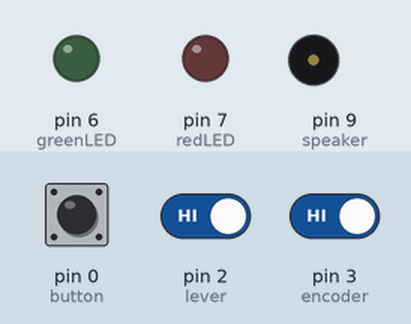
Simulated run of this sketch. Board: Arduino Uno, built with avr-gcc and run on an emulated ATmega328P. On the bench: output pins drawn as LEDs (lit = HIGH), buzzer (waves = sounding). Dashed ring = blinking. The inputs (shaded band) are chosen by the test bench; at power-on: pin 3 (encoder) HIGH, pin 0 (button) LOW, pin 2 (lever) HIGH. Random numbers use the default seed unless the sketch sets one.

Above: at 3.0 s.
3.1 s: pin 3 (encoder) driven LOW
At 4.5 s:
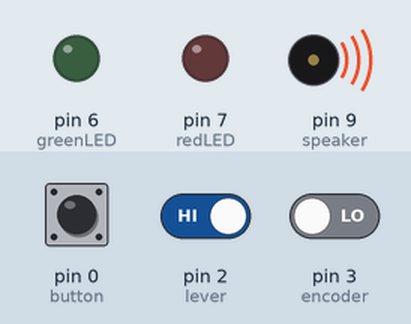
At 5.05 s:
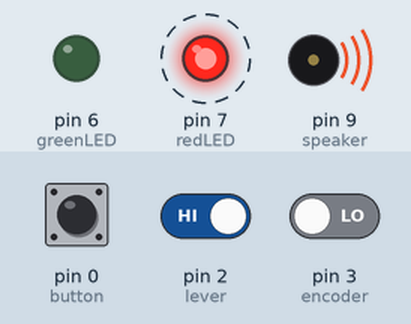
6.1 s: pin 0 (button) pulled HIGH for 3.2 s
10.8 s: pin 2 (lever) driven LOW
Timing chart, 0 to 14.2 s (numbered marks = the images above; inputs shaded):
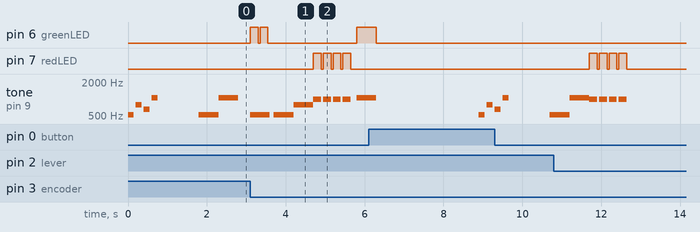

Measured:
- after the input at 3.1 s, pin 6 (greenLED): goes HIGH 0.20 s, LOW 0.05 s, HIGH 0.20 s, LOW 2.3 s, then HIGH, starting at once; pin 7 (redLED): alternates HIGH for 0.20 s and LOW for 0.05 s, starting after 1.6 s
- by itself, tone on pin 9 (speaker): plays 523 Hz for 0.15 s, 784 Hz for 0.15 s, 659 Hz for 0.15 s, 1047 Hz for 0.15 s, 523 Hz for 0.50 s, 1047 Hz for 0.50 s

The sketch:

Bop-it.ino
```cpp
// define inputs
#define button 0
#define lever 2
#define encoder 3

// define outputs
#define speaker 9
#define greenLED 6
#define redLED 7

//define constants
#define C5 523
#define E5 659
#define G5 784
#define C6 1047

#define initTime 5000

enum LEDColor {
  red,
  green
};

int startupTune[] = {
  C5,
  G5,
  E5,
  C6
};

int startupTuneSize = sizeof(startupTune) / sizeof(startupTune[0]);

int sel, score;
unsigned long timer;
bool cor, prevLeverPos;

void setup()
{

  timer = initTime;
  score = 0;

  /*** Encoder Setup ***/
  pinMode(encoder, INPUT);
  digitalWrite(encoder, HIGH); //turn pullup resistor on

  /*** Lever Setup ***/
  pinMode(lever, INPUT);
//  digitalWrite(lever, HIGH); //turn pullup resistor on
  switch(digitalRead(lever))
  {
    case HIGH:
      prevLeverPos = 1;
      break;
    case LOW:
    default:
      prevLeverPos = 0;
  }

  /*** Button Setup ***/
  pinMode(button, INPUT);
//  digitalWrite(button, LOW); //turn pulldown resistor on

  // LED setup
  pinMode(greenLED, OUTPUT);
  pinMode(redLED, OUTPUT);

  // Speaker setup
  pinMode(speaker, OUTPUT);

  playStartupTune();

  randomSeed(analogRead(5));
}

void loop()
{
  //selects which noise to play
  sel = randNoiseGen();

  switch(sel)
  {
    // Major third
    case 0:
      tone(speaker, C5, 500);
      delay(500);
      tone(speaker, E5, 500);
      delay(500);
      break;
    // Perfect fifth
    case 1:
      tone(speaker, C5, 500);
      delay(500);
      tone(speaker, G5, 500);
      delay(500);
      break;
    // Octave
    case 2:
      tone(speaker, C5, 500);
      delay(500);
      tone(speaker, C6, 500);
      delay(500);
      break;
    // Default case
    default:
      // "Error tone"
      tone(speaker, C6, 200);
      delay(210);
      tone(speaker, C6, 200);
      delay(210);
      tone(speaker, C6, 200);
      delay(210);
      return;
  }

//  delay(200);

  unsigned long startLoop = millis();
  unsigned long deltaTime = 0;

  cor = false;

  do
  {
    //if button pressed
    if(digitalRead(button) == HIGH)
    {
      cor = checkInput(sel,0);
      break;
    }
    //if lever pulled
    else if(digitalRead(lever) != prevLeverPos)
    {
      prevLeverPos = digitalRead(lever);
      cor = checkInput(sel,1);
      break;
    }
    //if scroll wheel used
    else if(digitalRead(encoder) == LOW)
    {
      cor = checkInput(sel, 2);
      break;
    }

    // Check how much time has passed since start of loop
    deltaTime = millis() - startLoop;
  } while (deltaTime <= timer);

  if(cor)
  {
    score += 1;
    timer *= 0.95;
    blinkLED(green);
  }
  else
  {
    blinkLED(red);
    delay(100);
    gameOver();
  }

  if(score == 5) {
    gameOver();
  }

}

void playStartupTune()
{
  for ( int i = 0; i < startupTuneSize; i++ ) {
    tone(speaker, startupTune[i], 150);
    delay(200);
  }
  delay(1000);
}

//function to return random number between 0-2
int randNoiseGen()
{
  return random(0,3);
}

bool checkInput(int sel, int input)
{
  return (sel == input);
}

void blinkLED(LEDColor color)
{
  switch(color)
  {
    case red:
      for ( int i = 0; i < 4; i++ ) {
        tone(speaker, 1000, 200);
        digitalWrite(redLED, HIGH);
        delay(200);
        digitalWrite(redLED, LOW);
        delay(50);
      }
      break;
    case green:
      for ( int i = 0; i < 2; i++ ) {
        tone(speaker, C5, 250);
        digitalWrite(greenLED, HIGH);
        delay(200);
        digitalWrite(greenLED, LOW);
        delay(50);
      }
      delay(100);
      break;
    default:
      break;
  }
}

void gameOver()
{
  // Output score
  for( int i = 0; i < score; i++ ) {
    tone(speaker, C6, 250);
    digitalWrite(greenLED, HIGH);
    delay(250);
    tone(speaker, C6, 250);
    delay(250);
    digitalWrite(greenLED, LOW);
    delay(100);
  }

  score = 0;
  timer = initTime;

  // hang until circuit is reset
  while(1)
  {
    unsigned long startLoop = millis();
    unsigned long deltaTime = 0;
    while (digitalRead(button) == HIGH)
    {
      deltaTime = millis() - startLoop;
      if (deltaTime >= 2500)
      {
        playStartupTune();
        return;
      }
    }

  }
}
```
